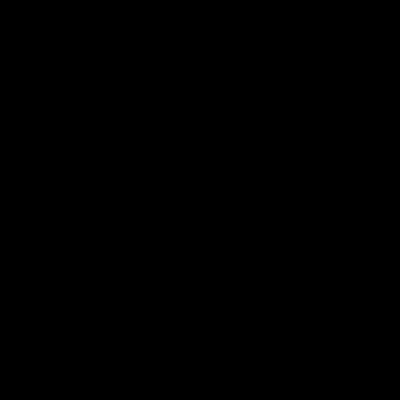
Frame 1 (no input)
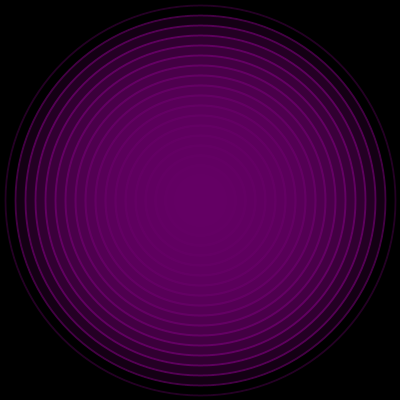
Frame 60 (the mouse pressed at the canvas centre just before this capture)
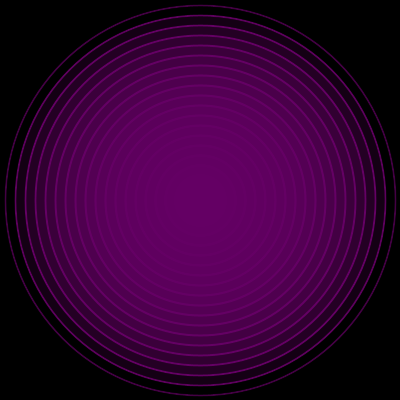
Frame 120 (the mouse held since frame 60 and released just before this capture)

The Processing sketch that drew these frames (run headless with seeded random() and noise(); from frame 60 on, the mouse is pressed at the canvas centre):

// Processing sketch: processing_125515
// ── processing_125515.pde

float x = 0;
void setup() {
  size(400, 400);
  background(0);
  fill(100,0,100,50);
  strokeWeight(8);
}

void draw() {

ellipse(200, 200, x, x);
  x = x + 20;
  if (x > 400) {
    x = x -400;

  }
}
